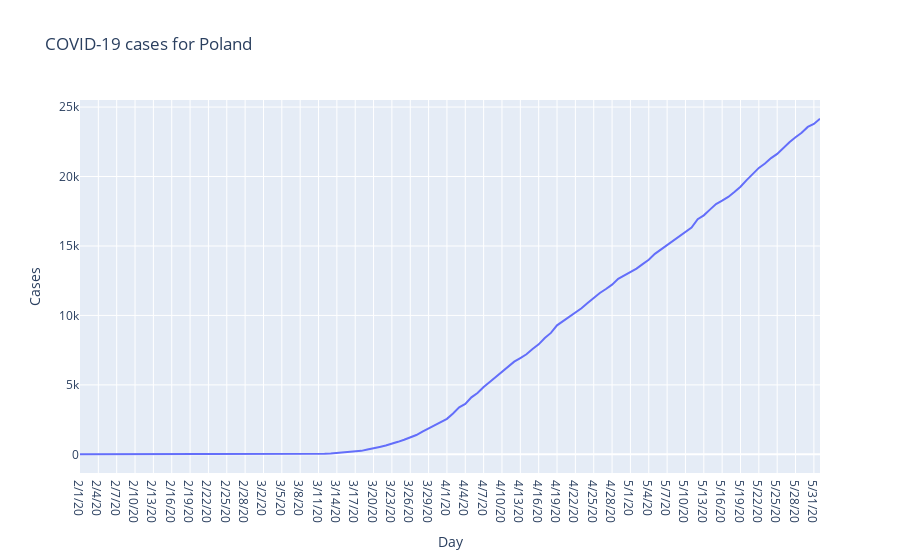

Notebook code for this chart:
### Code cell
plot_covid_data(data=data_prepared, country='Poland')
